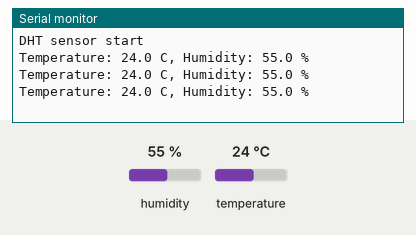
The sketch below on a simulated Arduino Uno, built with avr-gcc and run on an emulated ATmega328P. Parts: the last lines printed to the serial monitor. The test bench sets the inputs (shaded band); at power-on: humidity 55 %, temperature 24 °C.

Above: at 6.8 s.
6.9 s: humidity set to 22 %
At 10.5 s:
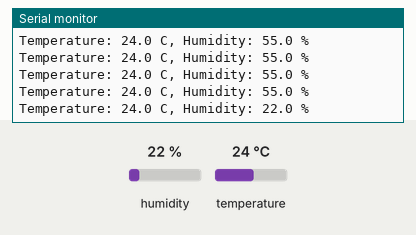
12.3 s: temperature set to 12 °C
At 14.8 s:
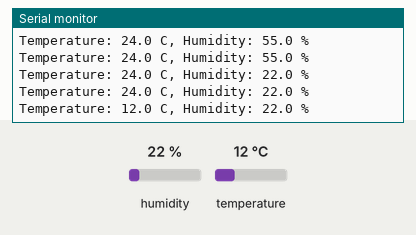
17.7 s: humidity set to 40 %
At 19.0 s:
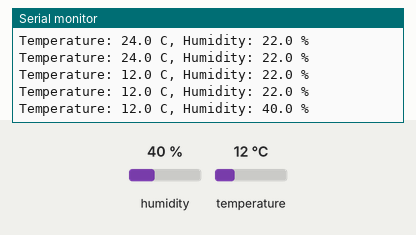
Timing chart, 0 to 20.7 s (numbered marks = the images above; inputs shaded):
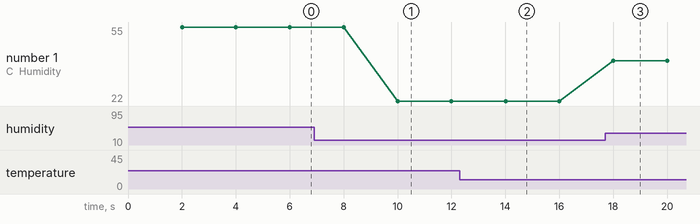

Measured:
- after the input at 6.9 s, the serial monitor: prints a new line after 3.1 s (image 1)
- after the input at 12.3 s, the serial monitor: prints a new line after 1.7 s (image 2)
- after the input at 17.7 s, the serial monitor: prints a new line after 0.31 s (image 3)
- plotted number 1: 55 → 22 after the input at 6.9 s, 22 → 40 after the input at 17.7 s

The sketch:

ticket7_1.ino
```cpp
#include <DHT.h>
#include <math.h>

// ===== 設定 =====
#define DHTPIN 2

// 使用センサに合わせてどちらかを選ぶ
// #define DHTTYPE DHT11
#define DHTTYPE DHT22

// 読み取り周期[ms]
const unsigned long READ_INTERVAL_MS = 2000;

// ===== DHTオブジェクト生成 =====
DHT dht(DHTPIN, DHTTYPE);

// ===== 前回読み取り時刻 =====
unsigned long lastReadTime = 0;

// ===== 前回正常値（必要なら保持） =====
float lastValidTemperature = 0.0f;
float lastValidHumidity = 0.0f;
bool hasValidData = false;

void setup()
{
    Serial.begin(9600);
    dht.begin();

    Serial.println("DHT sensor start");
}

void loop()
{
    unsigned long currentTime = millis();

    if ((currentTime - lastReadTime) >= READ_INTERVAL_MS)
    {
        lastReadTime = currentTime;

        float humidity = dht.readHumidity();
        float temperature = dht.readTemperature();

        // 読み取り失敗判定
        if (isnan(humidity) || isnan(temperature))
        {
            Serial.println("[ERROR] Failed to read from DHT sensor");

            if (hasValidData)
            {
                Serial.print("[LAST VALID] Temperature: ");
                Serial.print(lastValidTemperature, 1);
                Serial.print(" C, Humidity: ");
                Serial.print(lastValidHumidity, 1);
                Serial.println(" %");
            }

            return;
        }

        // 正常値保存
        lastValidTemperature = temperature;
        lastValidHumidity = humidity;
        hasValidData = true;

        // 出力
        Serial.print("Temperature: ");
        Serial.print(temperature, 1);
        Serial.print(" C, Humidity: ");
        Serial.print(humidity, 1);
        Serial.println(" %");
    }
}
```
